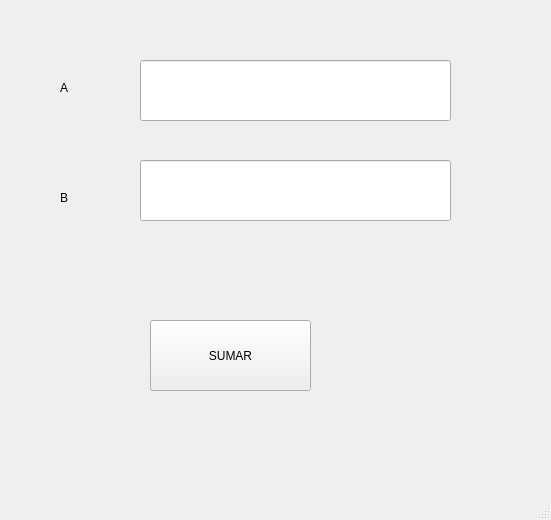
<?xml version="1.0" encoding="UTF-8"?>
<ui version="4.0">
 <class>MainWindow</class>
 <widget class="QMainWindow" name="MainWindow">
  <property name="geometry">
   <rect>
    <x>0</x>
    <y>0</y>
    <width>551</width>
    <height>520</height>
   </rect>
  </property>
  <property name="windowTitle">
   <string>MainWindow</string>
  </property>
  <widget class="QWidget" name="centralwidget">
   <widget class="QLineEdit" name="lineEdit">
    <property name="geometry">
     <rect>
      <x>140</x>
      <y>60</y>
      <width>311</width>
      <height>61</height>
     </rect>
    </property>
   </widget>
   <widget class="QLineEdit" name="lineEdit_2">
    <property name="geometry">
     <rect>
      <x>140</x>
      <y>160</y>
      <width>311</width>
      <height>61</height>
     </rect>
    </property>
   </widget>
   <widget class="QPushButton" name="pushButton">
    <property name="geometry">
     <rect>
      <x>150</x>
      <y>320</y>
      <width>161</width>
      <height>71</height>
     </rect>
    </property>
    <property name="text">
     <string>SUMAR</string>
    </property>
   </widget>
   <widget class="QLabel" name="label">
    <property name="geometry">
     <rect>
      <x>60</x>
      <y>80</y>
      <width>55</width>
      <height>16</height>
     </rect>
    </property>
    <property name="text">
     <string>A</string>
    </property>
   </widget>
   <widget class="QLabel" name="label_2">
    <property name="geometry">
     <rect>
      <x>60</x>
      <y>190</y>
      <width>55</width>
      <height>16</height>
     </rect>
    </property>
    <property name="text">
     <string>B</string>
    </property>
   </widget>
  </widget>
  <widget class="QMenuBar" name="menubar">
   <property name="geometry">
    <rect>
     <x>0</x>
     <y>0</y>
     <width>551</width>
     <height>26</height>
    </rect>
   </property>
  </widget>
  <widget class="QStatusBar" name="statusbar"/>
 </widget>
 <resources/>
 <connections/>
</ui>
